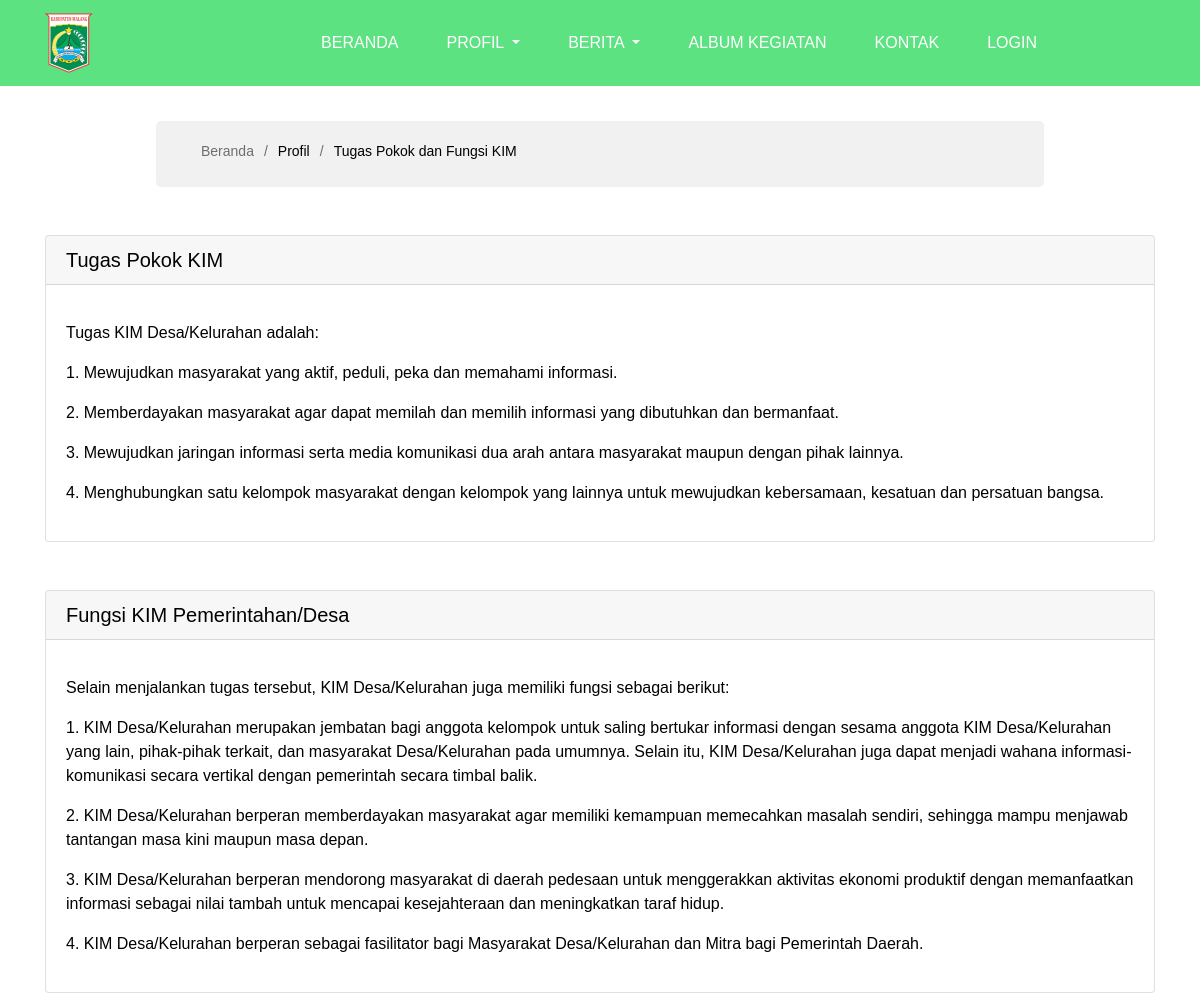
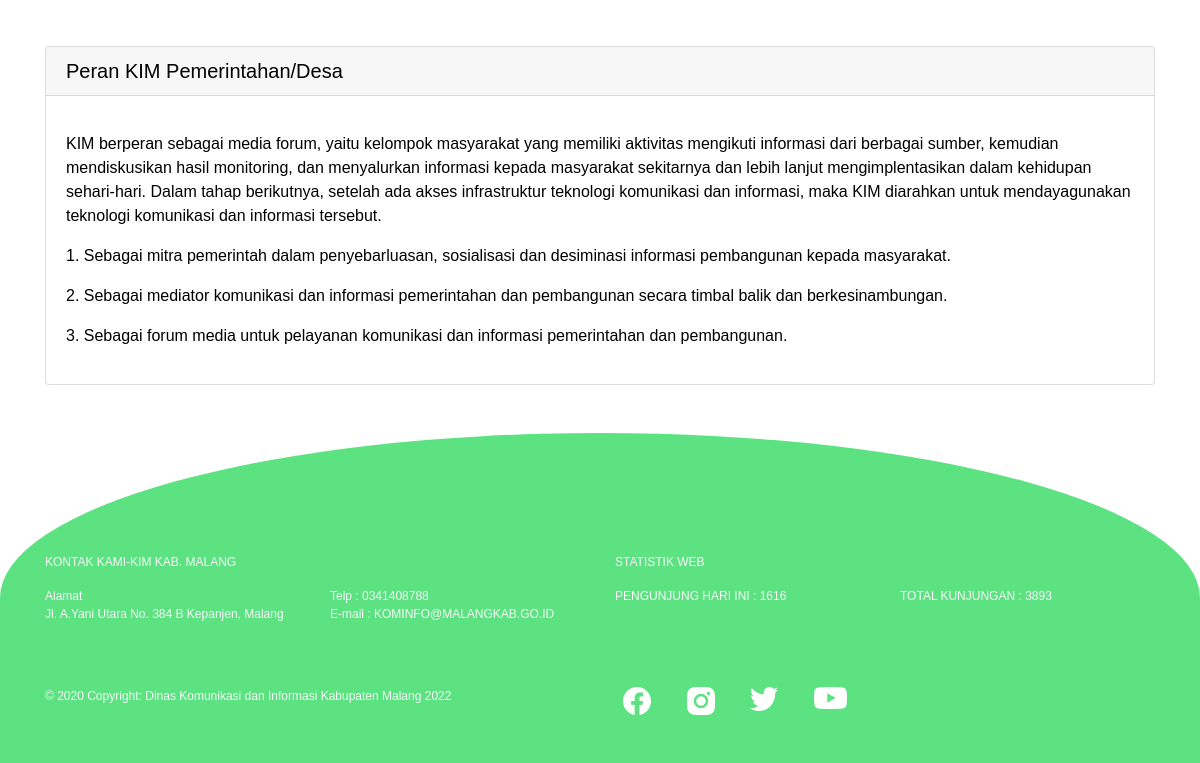
The app's page /guest/profil/view-tupoksi.php with its own data (2 pictures, top to bottom).
### tables this page shows
CREATE TABLE IF NOT EXISTS `profil_kim` (
  `Id_Profil_KIM` int(11) NOT NULL AUTO_INCREMENT,
  `Nama_Profil` varchar(50) DEFAULT NULL,
  `Isi_Profil_KIM` longtext DEFAULT NULL,
  `Update_At` varchar(50) DEFAULT NULL,
  `Penulis` int(11) DEFAULT NULL,
  PRIMARY KEY (`Id_Profil_KIM`),
  KEY `Penulis` (`Penulis`),
  CONSTRAINT `penulis-profil-kim` FOREIGN KEY (`Penulis`) REFERENCES `akun` (`id`)
);

### guest/profil/view-tupoksi.php (the view, shortened to what this page needs)
<?php
include '../../koneksi.php';
$sql = "SELECT * FROM profil_kim WHERE Id_Profil_KIM > 2";
$hasil = $koneksi->query($sql);
?>
<!doctype html>
<html lang="en">
<head>
    <link rel="stylesheet" href="https://cdn.jsdelivr.net/npm/bootstrap@4.0.0/dist/css/bootstrap.min.css">
    <link rel="stylesheet" type="text/css" href="../../css/style.css">
</head>
<body>
    <nav class="navbar navbar-expand-lg navbar-dark text-uppercase" style="background-color: #5DE282;">
        <div class="container">
            <a class="navbar-brand" href="#"><img src="../../image/logo kecil.png" alt=""></a>
            <div class="collapse navbar-collapse" id="navbarSupportedContent">
                <ul class="navbar-nav mr-auto">
                    <li class="nav-item active px-3">
                        <a class="nav-link" href="../../index.php">BERANDA</a>
                    </li>
                    <li class="nav-item dropdown active px-3">
                        <a class="nav-link dropdown-toggle" href="#" id="navbarDropdown" role="button" data-toggle="dropdown" aria-haspopup="true" aria-expanded="false">
                            PROFIL
                        </a>
                    </li>
                    <li class="nav-item dropdown active px-3">
                        <a class="nav-link dropdown-toggle" href="#" id="navbarDropdown" role="button" data-toggle="dropdown" aria-haspopup="true" aria-expanded="false">
                            BERITA
                        </a>
                    </li>
                    <li class="nav-item active px-3">
                        <a class="nav-link" href="../album/album.php">ALBUM KEGIATAN</a>
                    </li>
                    <li class="nav-item active px-3">
                        <a class="nav-link" href="#kontak">KONTAK</a>
                    </li>
                    <li class="nav-item active px-3">
                        <a class="nav-link" href="../../login-baru.php">LOGIN</a>
                    </li>
                </ul>
            </div>
        </div>
    </nav>
    <main id="main">
        <section id="breadcrumbs" class="breadcrumbs">
            <div class="container">
                <ol>
                    <li><a href="../../index.php">Beranda</a></li>
                    <li>Profil</li>
                    <li>Tugas Pokok dan Fungsi KIM</li>
                </ol>
            </div>
        </section>
        <?php
        foreach ($hasil as $value) {
        ?>
            <div class="container">
                <div class="card my-5">
                    <h5 class="card-header"><?= $value['Nama_Profil'] ?></h5>
                    <div class="card-body" style="text-justify: newspaper;">
                        <p><?= $value['Isi_Profil_KIM'] ?></p>
                    </div>
                </div>
            </div>
        <?php
        }
        ?>
    </main>
    <footer class="page-footer pt-4 text-light" style="font-size: 12px; background-color: #5DE282; border-radius: 100% 100% 0 0;" id="kontak">
        <div class="container text-md-left mt-4">
            <div class="row mt-5 pt-5">
                <div class="col">
                    <p class="text-uppercase">Kontak Kami-KIM Kab. Malang</p>
                </div>
                <div class="col">
                    <p class="text-uppercase">statistik web</p>
                </div>
            </div>
            <div class="row">
                <div class="col">
                    <p>
                        Alamat<br>
                        Jl. A.Yani Utara No. 384 B Kepanjen, Malang
                    </p>
                </div>
                <div class="col">
                    <p>
                        Telp : 0341408788 <br>
                        E-mail : KOMINFO@MALANGKAB.GO.ID
                    </p>
                </div>
                <div class="col">
                    <p class="text-uppercase">Pengunjung hari ini : <?= $round = rand(1, 10000) ?></p>
                </div>
                <div class="col">
                    <p class="text-uppercase">total kunjungan : <?= $round = rand(1, 10000) ?></p>
                </div>
            </div>
            <div class="row">
                <div class="col">
                    <div class="footer-copyright my-5">
                        <p>
                            © 2020 Copyright:
                            <a href="/" class="text-light"> Dinas Komunikasi dan Informasi Kabupaten Malang 2022</a>
                        </p>
                    </div>
                </div>
                <div class="col">
                    <div class="row my-5">
                        <div class="col-sm-1 mx-2">
                            <a href=""><img src="../../image/facebook.png" alt=""></a>
                        </div>
                        <div class="col-sm-1 mx-2">
                            <a href=""><img src="../../image/instagram.png" alt=""></a>
                        </div>
                        <div class="col-sm-1 mx-2">
                            <a href=""><img src="../../image/twitter.png" alt=""></a>
                        </div>
                        <div class="col-sm-1 mx-2">
                            <a href=""><img src="../../image/youtube.png" alt=""></a>
                        </div>
                    </div>
                </div>
            </div>
        </div>
    </footer>
</body>

### css/style.css (style rules this page uses)
body { font-family: "Poppins", sans-serif; color: black; }
a { color: black; text-decoration: none; }
h1, h2, h3, h4, h5, h6 { font-family: "Poppins", sans-serif; }
nav { text-transform: uppercase; }
section { padding: 0 0 80px 0; }
.breadcrumbs { padding: 20px 0 20px 30px; background: #f1f1f1; width: 74%; margin: auto; margin-top: 35px; border-radius: 5px; }
.breadcrumbs a { text-decoration: none; color: #6e6e6e; transition: 0.3s; }
.breadcrumbs ol { display: flex; flex-wrap: wrap; list-style: none; padding: 0 0 5px 0; margin: 0; font-size: 14px; }
.breadcrumbs ol li+li { padding-left: 10px; }
.breadcrumbs ol li+li::before { display: inline-block; padding-right: 10px; color: #6e6e6e; content: "/"; }

### records on screen
profil_kim: Nama_Profil "Tugas Pokok KIM", Isi_Profil_KIM "Tugas KIM Desa/Kelurahan adalah: 1. Mewujudkan masyarakat yang aktif, peduli, peka dan memahami informasi. 2. Memberdayakan masyarakat agar dapat memilah dan memilih informasi yang dibutuhkan dan bermanfaat. 3. Mewujudkan jaringan informasi serta media komunikasi dua arah antara masyarakat maupun dengan pihak lainnya. 4. Menghubungkan satu kelompok masyarakat dengan kelompok yang lainnya untuk mewujudkan kebersamaan, kesatuan dan persatuan bangsa."
profil_kim: Nama_Profil "Fungsi KIM Pemerintahan/Desa", Isi_Profil_KIM "Selain menjalankan tugas tersebut, KIM Desa/Kelurahan juga memiliki fungsi sebagai berikut: 1. KIM Desa/Kelurahan merupakan jembatan bagi anggota kelompok untuk saling bertukar informasi dengan sesama anggota KIM Desa/Kelurahan yang lain, pihak-pihak terkait, dan masyarakat Desa/Kelurahan pada umumnya. Selain itu, KIM Desa/Kelurahan juga dapat menjadi wahana informasi-komunikasi secara vertikal dengan pemerintah secara timbal balik. 2. KIM Desa/Kelurahan berperan memberdayakan masyarakat agar memiliki kemampuan memecahkan masalah sendiri, sehingga mampu menjawab tantangan masa kini maupun masa depan. 3. KIM Desa/Kelurahan berperan mendorong masyarakat di daerah pedesaan untuk menggerakkan…"
profil_kim: Nama_Profil "Peran KIM Pemerintahan/Desa", Isi_Profil_KIM "KIM berperan sebagai media forum, yaitu kelompok masyarakat yang memiliki aktivitas mengikuti informasi dari berbagai sumber, kemudian mendiskusikan hasil monitoring, dan menyalurkan informasi kepada masyarakat sekitarnya dan lebih lanjut mengimplentasikan dalam kehidupan sehari-hari. Dalam tahap berikutnya, setelah ada akses infrastruktur teknologi komunikasi dan informasi, maka KIM diarahkan untuk mendayagunakan teknologi komunikasi dan informasi tersebut. 1. Sebagai mitra pemerintah dalam penyebarluasan, sosialisasi dan desiminasi informasi pembangunan kepada masyarakat. 2. Sebagai mediator komunikasi dan informasi pemerintahan dan pembangunan secara timbal balik dan berkesinambungan. 3.…"
